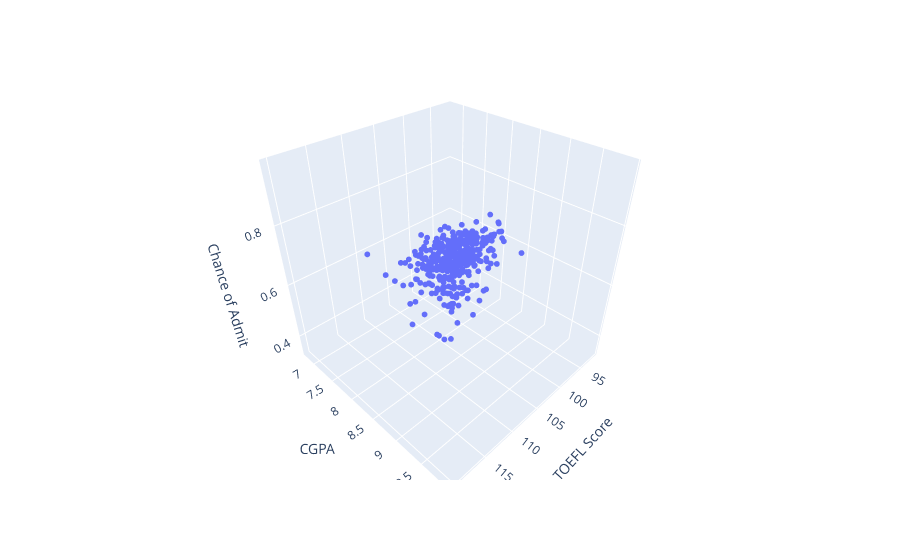

The cell this chart's notebook holds for it:
### Code cell
num = df.shape[0]
tamanho = [1]*(num)

fig = px.scatter_3d(df, x="TOEFL Score", y="CGPA", z="Chance of Admit ")
fig.update_traces(marker_size=2)

### Figure 1 — Plotly figure (JSON) as saved in the notebook; plotly's stock layout.template omitted (floating-point values rounded to 4 significant figures; data arrays with more than 128 entries replaced by an {"elided": "..."} marker saying what was removed)
{"data": [{"hovertemplate": "TOEFL Score=%{x}<br>CGPA=%{y}<br>Chance of Admit =%{z}<extra></extra>", "legendgroup": "", "marker": {"color": "#636efa", "size": 2, "symbol": "circle"}, "mode": "markers", "name": "", "scene": "scene", "showlegend": false, "type": "scatter3d", "x": {"elided": "400 int values"}, "y": {"elided": "400 float values"}, "z": {"elided": "400 float values"}}], "layout": {"legend": {"tracegroupgap": 0}, "margin": {"t": 60}, "scene": {"domain": {"x": [0, 1], "y": [0, 1]}, "xaxis": {"title": {"text": "TOEFL Score"}}, "yaxis": {"title": {"text": "CGPA"}}, "zaxis": {"title": {"text": "Chance of Admit "}}}}}
